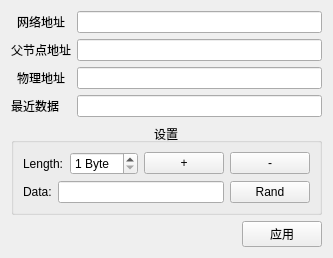
<?xml version="1.0" encoding="UTF-8"?>
<ui version="4.0">
 <class>Remoter</class>
 <widget class="QWidget" name="Remoter">
  <property name="windowModality">
   <enum>Qt::NonModal</enum>
  </property>
  <property name="geometry">
   <rect>
    <x>0</x>
    <y>0</y>
    <width>316</width>
    <height>243</height>
   </rect>
  </property>
  <property name="windowTitle">
   <string>设置控制节点的状态</string>
  </property>
  <layout class="QVBoxLayout" name="verticalLayout_2">
   <item>
    <layout class="QGridLayout" name="gridLayout">
     <item row="0" column="0">
      <widget class="QLabel" name="label_2">
       <property name="text">
        <string>网络地址</string>
       </property>
       <property name="alignment">
        <set>Qt::AlignCenter</set>
       </property>
      </widget>
     </item>
     <item row="0" column="1">
      <widget class="QLineEdit" name="nwkAddrEdit"/>
     </item>
     <item row="1" column="0">
      <widget class="QLabel" name="label_3">
       <property name="text">
        <string>父节点地址</string>
       </property>
       <property name="alignment">
        <set>Qt::AlignCenter</set>
       </property>
      </widget>
     </item>
     <item row="1" column="1">
      <widget class="QLineEdit" name="parAddrEdit"/>
     </item>
     <item row="2" column="0">
      <widget class="QLabel" name="label_4">
       <property name="text">
        <string>物理地址</string>
       </property>
       <property name="alignment">
        <set>Qt::AlignCenter</set>
       </property>
      </widget>
     </item>
     <item row="2" column="1">
      <widget class="QLineEdit" name="hwAddrEdit"/>
     </item>
     <item row="3" column="0">
      <widget class="QLabel" name="label_6">
       <property name="text">
        <string>最近数据</string>
       </property>
      </widget>
     </item>
     <item row="3" column="1">
      <widget class="QLineEdit" name="valueEdit"/>
     </item>
    </layout>
   </item>
   <item>
    <widget class="QGroupBox" name="setting">
     <property name="title">
      <string>设置</string>
     </property>
     <property name="alignment">
      <set>Qt::AlignCenter</set>
     </property>
     <property name="flat">
      <bool>false</bool>
     </property>
     <property name="checkable">
      <bool>false</bool>
     </property>
     <layout class="QVBoxLayout" name="verticalLayout">
      <item>
       <layout class="QHBoxLayout" name="horizontalLayout">
        <item>
         <widget class="QLabel" name="label">
          <property name="text">
           <string>Length:</string>
          </property>
         </widget>
        </item>
        <item>
         <widget class="QSpinBox" name="codeLength">
          <property name="suffix">
           <string> Byte</string>
          </property>
          <property name="minimum">
           <number>1</number>
          </property>
         </widget>
        </item>
        <item>
         <widget class="QPushButton" name="codeLenAddBtn">
          <property name="text">
           <string>+</string>
          </property>
         </widget>
        </item>
        <item>
         <widget class="QPushButton" name="codeLenReduceBtn">
          <property name="text">
           <string>-</string>
          </property>
         </widget>
        </item>
       </layout>
      </item>
      <item>
       <layout class="QHBoxLayout" name="horizontalLayout_2">
        <item>
         <widget class="QLabel" name="label_5">
          <property name="text">
           <string>Data:</string>
          </property>
         </widget>
        </item>
        <item>
         <widget class="QLineEdit" name="codeEdit"/>
        </item>
        <item>
         <widget class="QPushButton" name="randDataBtn">
          <property name="text">
           <string>Rand</string>
          </property>
         </widget>
        </item>
       </layout>
      </item>
     </layout>
    </widget>
   </item>
   <item>
    <layout class="QHBoxLayout" name="horizontalLayout_3">
     <item>
      <spacer name="horizontalSpacer">
       <property name="orientation">
        <enum>Qt::Horizontal</enum>
       </property>
       <property name="sizeHint" stdset="0">
        <size>
         <width>40</width>
         <height>20</height>
        </size>
       </property>
      </spacer>
     </item>
     <item>
      <widget class="QPushButton" name="applyBtn">
       <property name="text">
        <string>应用</string>
       </property>
      </widget>
     </item>
    </layout>
   </item>
  </layout>
 </widget>
 <resources/>
 <connections/>
</ui>
